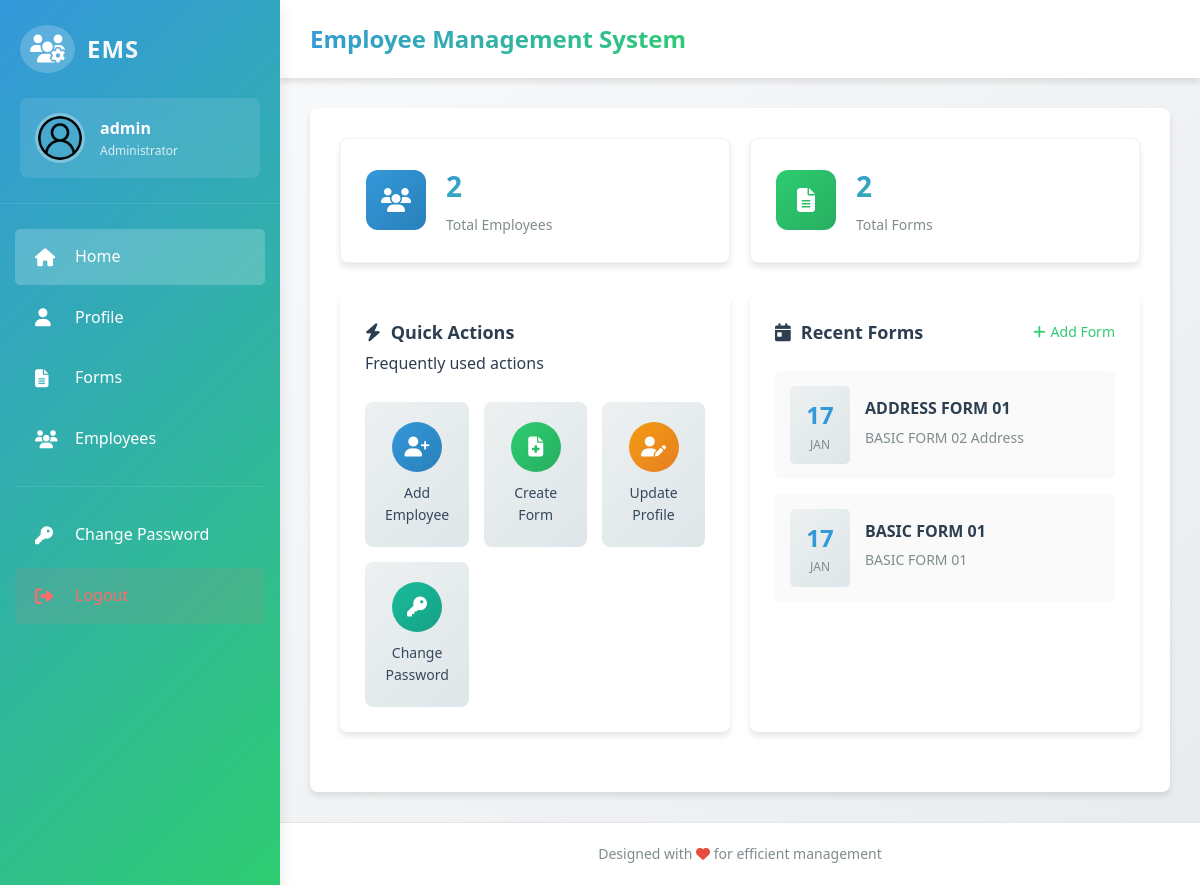
Screenshot of /home/ (signed in) with the database file from the repository.
### accounts/models.py (models this page shows, shortened)
class User(AbstractUser):
    name = models.CharField(max_length=150)
    phone_number = models.CharField(max_length=15, blank=True)

### form_builder/models.py (models this page shows, shortened)
class CustomForm(models.Model):
    name = models.CharField(max_length=150)
    description = models.TextField(blank=True)
    created_at = models.DateTimeField(auto_now_add=True)

### accounts/views.py (the view)
# urls.py: path('home/', home, name='home'),
@login_required
def home(request):
    total_employees_count = Employee.objects.count()
    total_form_count = CustomForm.objects.count()
    recent_forms = CustomForm.objects.order_by('-created_at')[:5]
    return render(request, 'home.html', {
        'total_employees_count': total_employees_count,
        'total_form_count': total_form_count,
        'recent_forms': recent_forms,
    })

### accounts/templates/home.html (shortened to what this page needs)
{% extends 'base.html' %}
{% load static %}
{% block content %}
<div class="dashboard-container">
    <div class="stats-grid">
        <div class="stat-card">
            <div class="stat-icon" style="background: linear-gradient(135deg, #3498db, #2980b9);">
                <i class="fas fa-users"></i>
            </div>
            <div class="stat-info">
                <h3>{{ total_employees_count|default:"0" }}</h3>
                <p>Total Employees</p>
            </div>
        </div>
        <div class="stat-card">
            <div class="stat-icon" style="background: linear-gradient(135deg, #2ecc71, #27ae60);">
                <i class="fas fa-file-alt"></i>
            </div>
            <div class="stat-info">
                <h3>{{ total_form_count|default:"0" }}</h3>
                <p>Total Forms</p>
            </div>
        </div>
    </div>
    <div class="quick-events-row">
        <div class="quick-actions-card">
            <div class="quick-actions-header">
                <h3><i class="fas fa-bolt"></i> Quick Actions</h3>
                <p>Frequently used actions</p>
            </div>
            <div class="quick-actions-grid">
                <a href="{% url 'employee_list' %}" class="quick-action-btn">
                    <div class="action-icon" style="background: linear-gradient(135deg, #3498db, #2980b9);">
                        <i class="fas fa-user-plus"></i>
                    </div>
                    <span>Add Employee</span>
                </a>
                <a href="{% url 'form_list' %}" class="quick-action-btn">
                    <div class="action-icon" style="background: linear-gradient(135deg, #2ecc71, #27ae60);">
                        <i class="fas fa-file-medical"></i>
                    </div>
                    <span>Create Form</span>
                </a>
                <a href="{% url 'profile' %}" class="quick-action-btn">
                    <div class="action-icon" style="background: linear-gradient(135deg, #f39c12, #e67e22);">
                        <i class="fas fa-user-edit"></i>
                    </div>
                    <span>Update Profile</span>
                </a>
                <a href="{% url 'change_password' %}" class="quick-action-btn">
                    <div class="action-icon" style="background: linear-gradient(135deg, #1abc9c, #16a085);">
                        <i class="fas fa-key"></i>
                    </div>
                    <span>Change Password</span>
                </a>
            </div>
        </div>
       <div class="events-card">
    <div class="events-header">
        <h3><i class="fas fa-calendar-day"></i> Recent Forms</h3>
        <a href="{% url 'form_create' %}" class="add-event">
            <i class="fas fa-plus"></i> Add Form
        </a>
    </div>
    <div class="events-list">
        {% for form in recent_forms %}
        <div class="event-item">
            <div class="event-date">
                <span class="event-day">{{ form.created_at|date:"d" }}</span>
                <span class="event-month">{{ form.created_at|date:"M"|upper }}</span>
            </div>
            <div class="event-details">
                <h4>{{ form.name }}</h4>
                <p>{{ form.description|default:"No description provided" }}</p>
            </div>
        </div>
        {% empty %}
        <p style="padding: 10px;">No forms created yet</p>
        {% endfor %}
    </div>
</div>
</div>
</div>
{% endblock %}

### templates/base.html (shortened to what this page needs)
{% load static %}
<!DOCTYPE html>
<html lang="en">
<head>
    <link rel="stylesheet" href="{% static 'css/style.css' %}">
    <link rel="stylesheet" href="https://cdnjs.cloudflare.com/ajax/libs/font-awesome/6.4.0/css/all.min.css">
</head>
<body>
    <div class="admin-container">
        <nav class="sidebar">
            <div class="sidebar-header">
                <div class="logo-container">
                    <i class="fas fa-users-cog logo-icon"></i>
                    <h2 class="logo-text">EMS</h2>
                </div>
                <div class="user-info">
                    <img src="{% static 'images/user.png' %}" alt="User" class="user-avatar">
                    <div class="user-details">
                        <span class="user-name">{{ user.username|default:"Admin" }}</span>
                        <span class="user-role">Administrator</span>
                    </div>
                </div>
            </div>
            <div class="sidebar-menu">
                <ul class="nav-links">
                    <li class="nav-item">
                        <a href="{% url 'home' %}" class="nav-link">
                            <i class="fas fa-home"></i>
                            <span>Home</span>
                        </a>
                    </li>
                    <li class="nav-item">
                        <a href="{% url 'profile' %}" class="nav-link">
                            <i class="fas fa-user"></i>
                            <span>Profile</span>
                        </a>
                    </li>
                    <li class="nav-item">
                        <a href="{% url 'form_list' %}" class="nav-link">
                            <i class="fas fa-file-alt"></i>
                            <span>Forms</span>
                        </a>
                    </li>
                    <li class="nav-item">
                        <a href="{% url 'employee_list' %}" class="nav-link">
                            <i class="fas fa-users"></i>
                            <span>Employees</span>
                        </a>
                    </li>
                    <li class="nav-divider"></li>
                    <li class="nav-item">
                        <a href="{% url 'change_password' %}" class="nav-link">
                            <i class="fas fa-key"></i>
                            <span>Change Password</span>
                        </a>
                    </li>
                    <li class="nav-item">
                        <a href="{% url 'logout' %}" class="nav-link logout">
                            <i class="fas fa-sign-out-alt"></i>
                            <span>Logout</span>
                        </a>
                    </li>
                </ul>
            </div>
        </nav>
        <main class="main-content">
            <header class="main-header">
                <div class="header-left">
                    <h1>Employee Management System</h1>
                </div>
            </header>
            <div class="content-wrapper">
                <div class="content-area">
                    {% block content %}{% endblock %}
                </div>
            </div>
            <footer class="main-footer">
                <p>Designed with <i class="fas fa-heart" style="color:#e74c3c;"></i> for efficient management</p>
            </footer>
        </main>
    </div>
</body>
</html>

### rows the page displays
User: username "admin"
CustomForm: created_at "17", created_at "JAN", name "ADDRESS FORM 01", description "BASIC FORM 02 Address"
CustomForm: created_at "17", created_at "JAN", name "BASIC FORM 01", description "BASIC FORM 01"

### other values shown
{{ total_employees_count|default:"0" }} "2"
{{ total_form_count|default:"0" }} "2"
